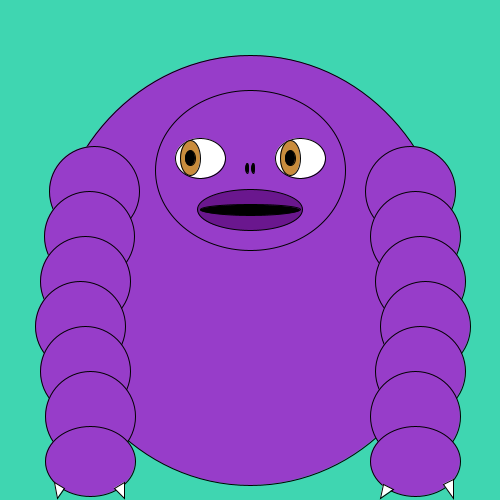
Frame 1 (no input)
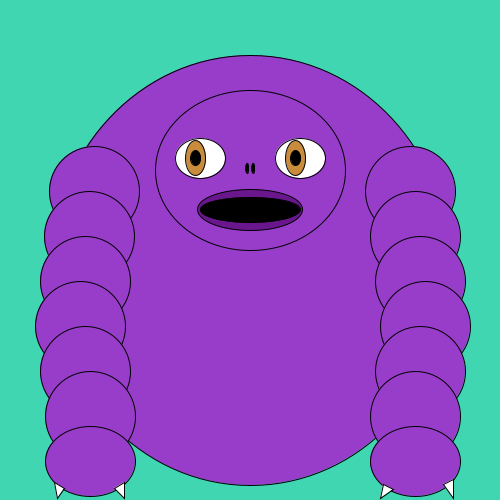
Frame 60 (the mouse pressed at the canvas centre just before this capture)
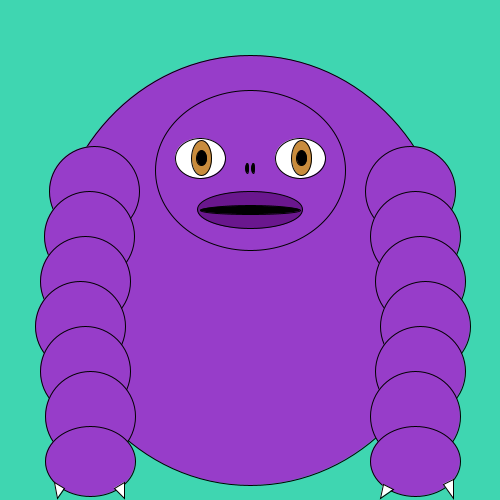
Frame 120 (the mouse held since frame 60 and released just before this capture)

The Processing sketch that drew these frames (run headless with seeded random() and noise(); from frame 60 on, the mouse is pressed at the canvas centre):

// Processing sketch: processing_129134
// ── processing_129134.pde

float x = 190;
float x1 = 290;
void setup(){
  size(500,500);
}

void draw() {
  background(#3FD6B1);
  //body
    fill(#973DC9) ; 
  ellipse(250,270,400,430) ;
  //Right Arm
   fill(#973DC9) ; 
  ellipse(410,191,90,90);
    fill(#973DC9) ; 
  ellipse(415,236,90,90);
  fill(#973DC9) ; 
  ellipse(420,281,90,90);
  fill(#973DC9) ; 
  ellipse(425,326,90,90);
  fill(#973DC9) ; 
  ellipse(420,371,90,90);
   fill(#973DC9) ; 
  ellipse(415,416,90,90);
   fill(#973DC9) ; 
  ellipse(415,461,90,70);
 //Left Arm
   fill(#973DC9) ; 
  ellipse(94,191,90,90);
    fill(#973DC9) ; 
  ellipse(89,236,90,90);
  fill(#973DC9) ; 
  ellipse(85,281,90,90);
  fill(#973DC9) ; 
  ellipse(80,326,90,90);
  fill(#973DC9) ; 
  ellipse(85,371,90,90);
   fill(#973DC9) ; 
  ellipse(90,416,90,90);
   fill(#973DC9) ; 
  ellipse(90,461,90,70);
 //fingers front right
 fill(255);
 triangle(443,484,453,479,453,498);
 fill(255);
 triangle(383,484,393,489,380,498);
//fingers front left
 fill(255);
 triangle(54,482,64,488,57,498);
 fill(255);
 triangle(114,488,124,482,124,498);
  // Head
  fill(#973DC9) ; 
  ellipse(250,170,190,160) ;
  //eyes
  fill(255) ; 
  ellipse(200,158,50,40) ; 
  fill(255) ; 
  ellipse(300,158,50,40) ;
  //Iris
  fill(#C98C3D) ; 
  ellipse(x,158,20,35) ; 
  fill(#C98C3D) ; 
  ellipse(x1,158,20,35) ;
  //Pupil
   fill(0) ; 
  ellipse(x,158,10,15) ; 
  fill(0) ; 
  ellipse(x1,158,10,15) ;
 // eye tweak
  //left
  x = x + 0.1 ;
  if (x > 210) {
   x = 190 ;
  }
  //right
  x1 = x1 + 0.1 ;
  if (x1 > 310) {
   x1 = 290 ;
  } 
  //mouth
  fill(#6A178E);
  ellipse(250,210,105,random(35,44)) ; 
  fill(0) ;
  ellipse(250,210,100,random(40)) ;
  
  /*tooth
  fill(255);
  triangle(250,188,270,189,260,220);
  fill(255,0,0);
  triangle(257,207,265,206,260,220);
  */
  //nose
  fill(0);
  ellipse(247,168,3,10);
   fill(0);
  ellipse(253,168,3,10);
 
  println(mouseX + "," + mouseY) ; 
}
